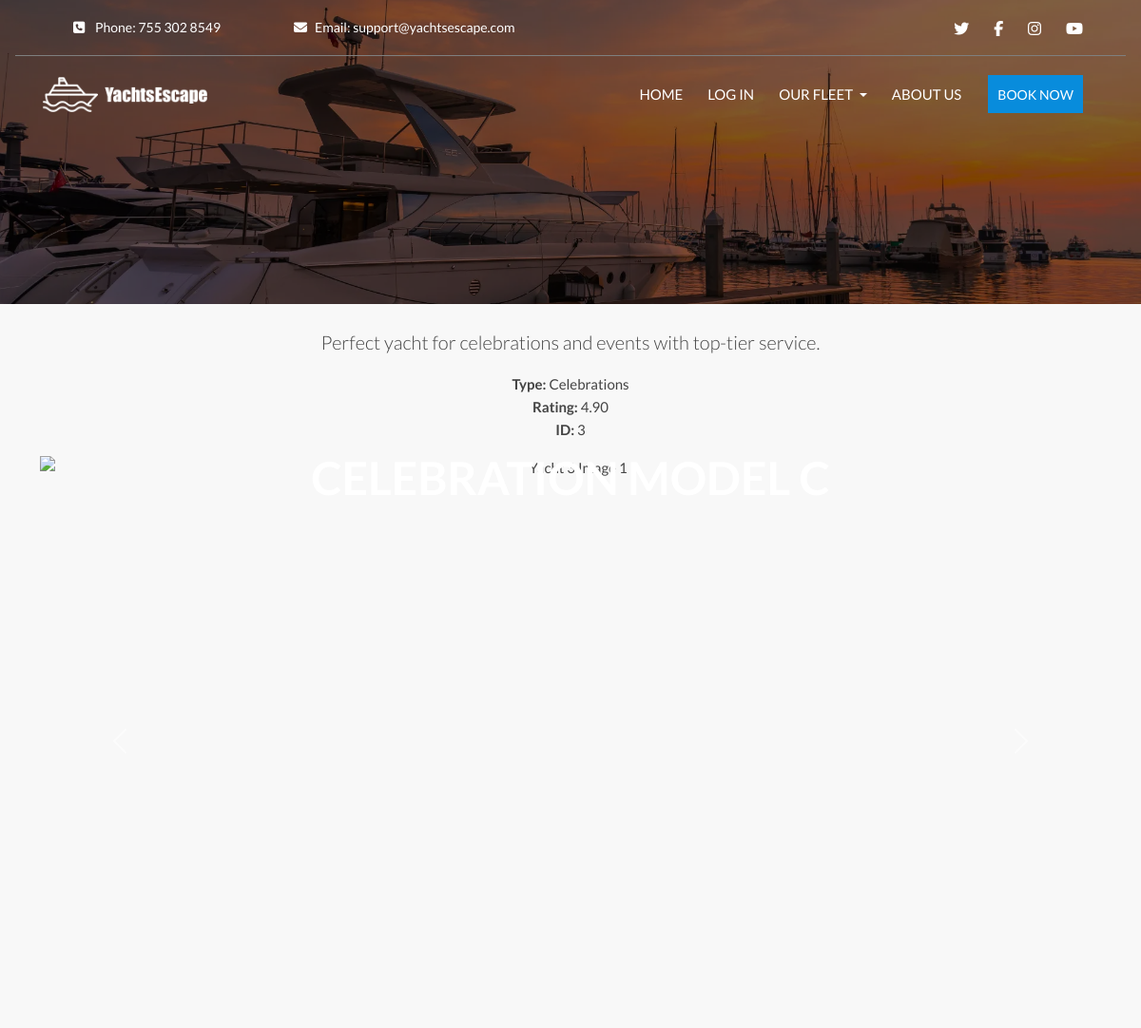
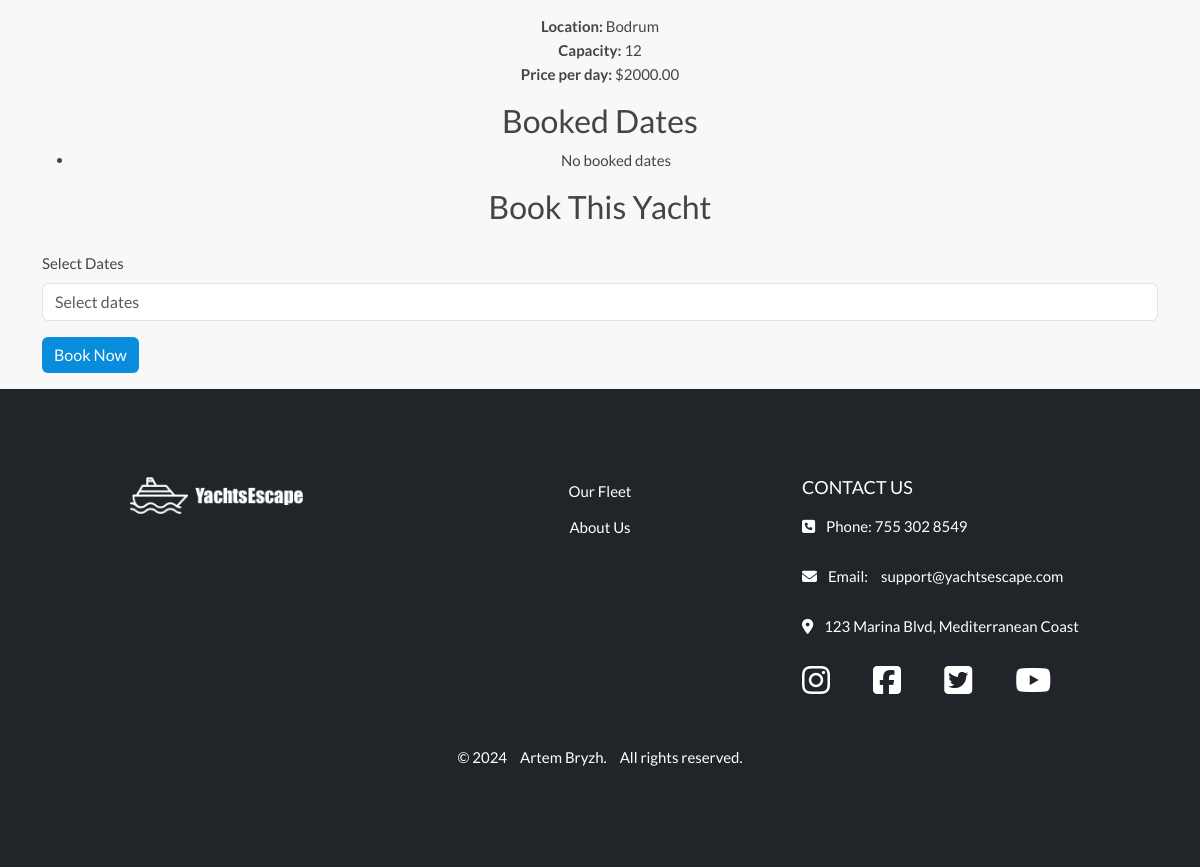
Page /yachts/yacht/3/ on the committed database (2 pictures, top to bottom).
### yachts/models.py (models this page shows, shortened)
class Yacht(models.Model):
    COUNTRY_CHOICES = [
        ('Turkey', 'Turkey'),
        ('France', 'France'),
        ('Spain', 'Spain'),
    ]
    name = models.CharField(max_length=100)
    id = models.AutoField(primary_key=True)
    type = models.CharField(max_length=50, default='default_type')
    description = models.TextField()
    country = models.CharField(max_length=50, choices=COUNTRY_CHOICES, default='Turkey')
    location = models.CharField(max_length=100)
    capacity = models.IntegerField()
    price_per_day = models.DecimalField(max_digits=8, decimal_places=2)
    rating = models.DecimalField(max_digits=6, decimal_places=2, null=True, blank=True)
    available = models.BooleanField(default=True)
    image_url = models.URLField(max_length=1024, null=True, blank=True)
    card_image = models.ImageField(upload_to='yachts/cards/', null=True, blank=True)
    detail_image = models.ImageField(upload_to='yachts/details/', null=True, blank=True)
    detail_image_url = models.URLField(max_length=1024, null=True, blank=True)

### yachts/views.py (the view, shortened to what this page needs)
# urls.py: path('yacht/<int:yacht_id>/', views.yacht_detail, name='yacht_detail'),  # URL для страницы с деталями яхты
def yacht_detail(request, yacht_id):
    yacht = get_object_or_404(Yacht, id=yacht_id)
    bookings = Booking.objects.filter(yacht=yacht).values('start_date', 'end_date')
    booked_dates = []
    print("Booked Dates List:", booked_dates)
    if request.method == 'POST':
        form = BookingForm(request.POST)
        if form.is_valid():
            booking = form.save(commit=False)
            booking.yacht = yacht  # Assign the current yacht to the booking
            booking.user = request.user  # Assign the current user to the booking
            date_range = form.cleaned_data['date_range']
            start_date_str, end_date_str = date_range.split(" to ")
            booking.start_date = datetime.strptime(start_date_str, '%Y-%m-%d').date()
            booking.end_date = datetime.strptime(end_date_str, '%Y-%m-%d').date()
            booking.save()  # Save the booking instance
            return redirect('booking_success')  # Redirect to the booking success page
    else:
        form = BookingForm()
    context = {
        'yacht': yacht,
        'booked_dates': booked_dates,
        'form': form,  # Pass the form to the context
    }
    return render(request, 'yachts/yacht_detail.html', context)

### booking/forms.py (shortened to what this page needs)
class BookingForm(forms.ModelForm):
    date_range = forms.CharField(label='Select Dates', required=True)
    class Meta:
        model = Booking
        fields = ['yacht', 'date_range']

### yachts/templates/yachts/yacht_detail.html (shortened to what this page needs)
{% extends 'base.html' %}
{% load static %}
{% block extra_css %}
<link rel="stylesheet" href="{% static 'css/yachts/yacht-list.css' %}">
{% endblock %}
{% block content %}
<div class="container text-center">
    <div class="header-content">
        <h1 class="hero-title">{{ yacht.name }}</h1>
    </div>
    <p class="lead mt-4">{{ yacht.description }}</p>
    <ul class="list-unstyled">
        <li><strong>Type:</strong> {{ yacht.type }}</li>
        <li><strong>Rating:</strong> {{ yacht.rating }}</li>
        <li><strong>ID:</strong> {{ yacht.id }}</li>
    </ul>
    <div id="yachtGallery" class="carousel slide" data-bs-ride="carousel">
        <div class="carousel-inner">
        </div>
        <button class="carousel-control-prev" type="button" data-bs-target="#yachtGallery" data-bs-slide="prev">
            <span class="carousel-control-prev-icon" aria-hidden="true"></span>
        </button>
        <button class="carousel-control-next" type="button" data-bs-target="#yachtGallery" data-bs-slide="next">
            <span class="carousel-control-next-icon" aria-hidden="true"></span>
        </button>
    </div>
    <ul class="list-unstyled mt-3">
        <li><strong>Location:</strong> {{ yacht.location }}</li>
        <li><strong>Capacity:</strong> {{ yacht.capacity }}</li>
        <li><strong>Price per day:</strong> ${{ yacht.price_per_day }}</li>
    </ul>
    <h2>Booked Dates</h2>
    <ul>
        {% for date in booked_dates %}
        <li>From {{ date.start }} to {{ date.end }}</li>
        {% empty %}
        <li>No booked dates</li>
        {% endfor %}
    </ul>
    <h2>Book This Yacht</h2>
    <form id="bookingForm" method="post" action="{% url 'booking_create' %}" class="text-start mt-4">
        <div class="row mb-3">
            <div class="col-md-12">
                <label for="dateRange" class="form-label">Select Dates</label>
                <input type="text" id="dateRange" name="date_range" class="form-control" placeholder="Select dates"
                    required>
            </div>
        </div>
        <button type="submit" class="btn btn-primary" onclick="handleFormSubmit(event)">Book Now</button>
    </form>
</div>
{% endblock %}

### static/css/base.css (style rules this page uses)
* { margin: 0; padding: 0; border: 0; }
html, body { height: 100%; }
body { background-color: #f8f8f8; font: 15px/1.6 'Lato'; color: #444444; display: flex; flex-direction: column; min-height: 100vh; }

### static/css/yachts/yacht-list.css (style rules this page uses)
.header-content { position: absolute; top: 26%; left: 50%; transform: translate(-50%, -50%); text-align: center; z-index: 2; }
.hero-title { color: white; font-size: 48px; font-weight: bold; text-transform: uppercase; z-index: 2; }
.btn-primary { background-color: #088cdc; border: none; transition: background-color 0.3s ease; }

### rows in the picture
Yacht: name "CELEBRATION MODEL C", description "Perfect yacht for celebrations and events with top-tier service.", type "Celebrations", rating "4.90", id "3", location "Bodrum", capacity "12", price_per_day "2000.00"
